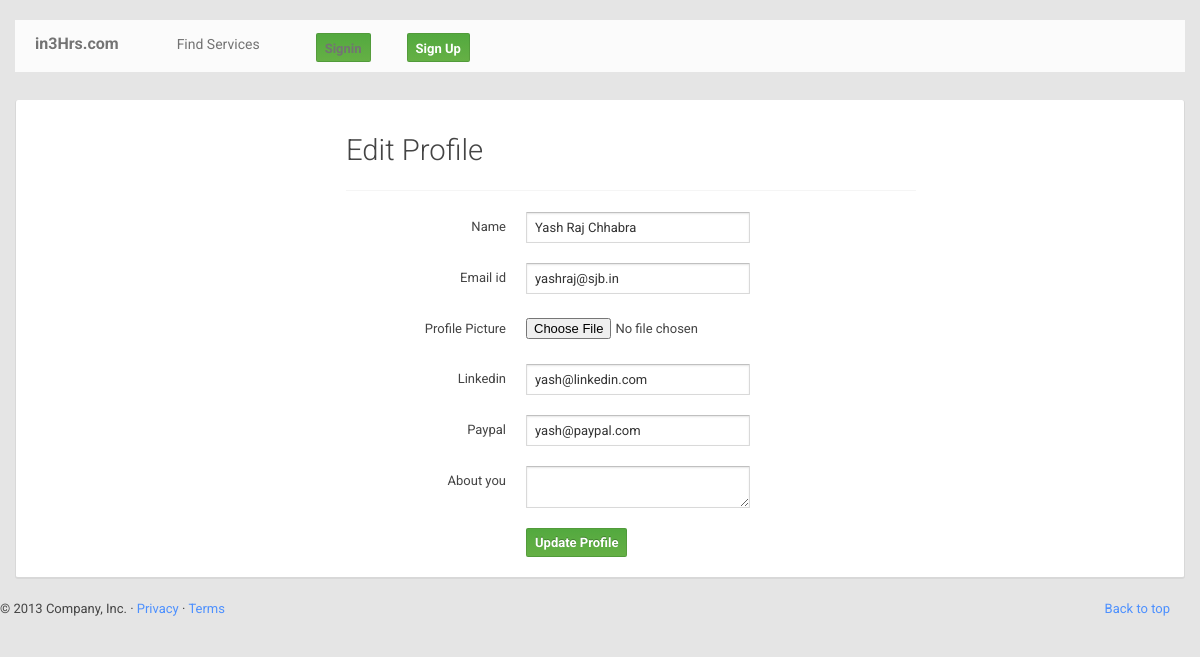
/public/user/index.php?edit=2, run on an earlier commit of the app's database.
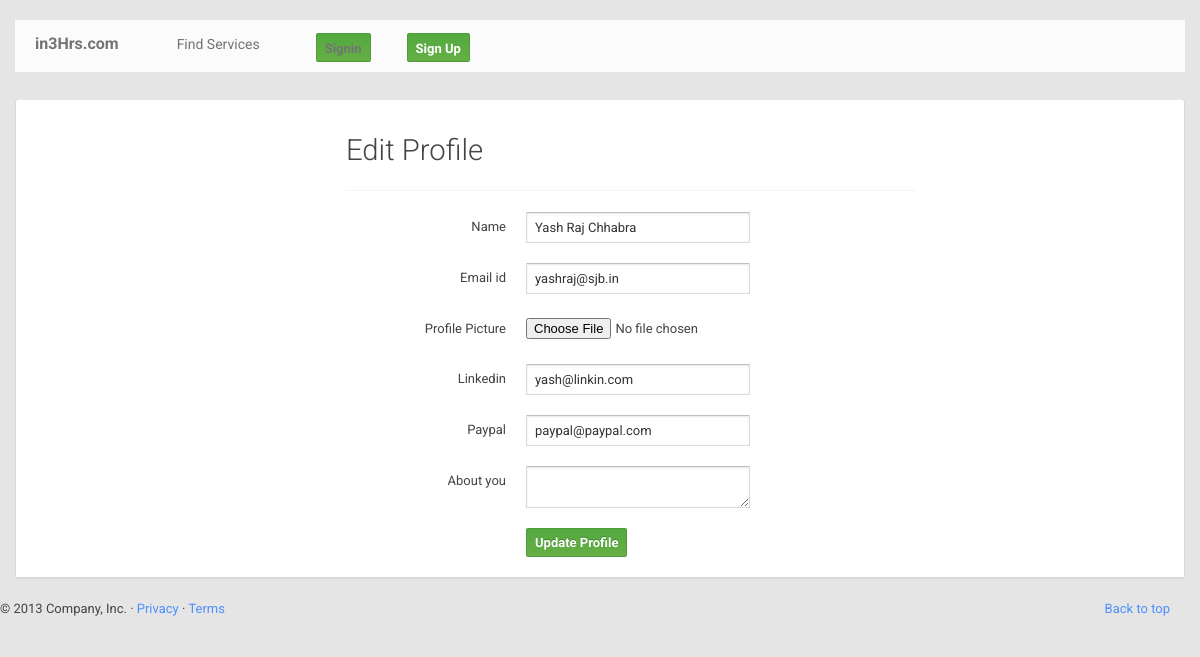
And on a later commit of the database.
### tables this page shows
CREATE TABLE IF NOT EXISTS `user` (
  `user_id` int(20) NOT NULL AUTO_INCREMENT,
  `name` varchar(20) NOT NULL,
  `email` text NOT NULL,
  `pass` varchar(20) NOT NULL,
  `linkedin` varchar(20) NOT NULL,
  `about` text NOT NULL,
  `picture` text NOT NULL,
  `paypal` varchar(20) NOT NULL,
  PRIMARY KEY (`user_id`)
);

### public/models/users.php (called while the page is built, shortened)
<?php
	class users{
		public function get_user_by_id($user_id){
			$con = create_connection();
			$sql_query=mysqli_query($con,"SELECT * FROM user WHERE user_id=$user_id") or die("query is wrong");
			$row2=mysqli_fetch_array($sql_query);
			$data[0]=$row2['name'];
			$data[1]=$row2['email'];
		    $data[2]=$row2['linkedin'];
		    $data[3]=$row2['about'];
		    $data[4]=$row2['picture'];
		    $data[5]=$row2['paypal'];
		    return($data);
		}
}
?>

### public/user/editprofile.html.php (the view, shortened to what this page needs)
<!DOCTYPE html>
<html lang="en">
  <head>
      <link rel="stylesheet" href="css/font-awesome.min.css">
      <link href="../css/bootplus.css" rel="stylesheet">
      <link href="../css/bootplus-responsive.css" rel="stylesheet">
      <link href="../css/custom.css" rel="stylesheet">
      <link href="../css/home.css" rel="stylesheet">
  </head>
  <body>
       <?php include '../includes/header.inc.php'; ?>
      <div class="container movedown">
      <div class="row ">
      <div class="card span12">
      <div class="span6 offset3" >
    <h2>Edit Profile</h2>
    <hr>
    <form class="form-horizontal" action="." method="POST" enctype="multipart/form-data">
      <div class="control-group">
      <label class="control-label">Name</label>
      <div class="controls">
      <input type="text" name="name" value="<?php echo $name; ?>"></input>
      </div>
      </div>
      <div class="control-group">
      <label class="control-label">Email id</label>
      <div class="controls">
      <input type="email" name="email" value="<?php echo $email; ?>"></input>
      </div>
      </div>
      <div class="control-group">
      <label class="control-label">Profile Picture</label>
      <div class="controls">
      <input type="file" name="picture"></input>
      </div>
      </div>
      <div class="control-group">
      <label class="control-label">Linkedin</label>
      <div class="controls">
      <input type="email"  name="linkedin" value="<?php echo $linkedin; ?>">
      </div>
      </div>
      <div class="control-group">
      <label class="control-label">Paypal</label>
      <div class="controls">
      <input type="email"  name="paypal" value="<?php echo $paypal; ?>">
      </div>
      </div>
      <div class="control-group">
      <label class="control-label">About you</label>
      <div class="controls">
      <textarea  name="about" value="<?php echo $about; ?>"></textarea>
      </div>
      </div>
      <div class="controls">
      <button type="submit" name="action"   class="btn btn-success">Update Profile</button>
    </form>
    </div>
    </div>
  </div>
    <div class="container">
      <footer>
        <p class="pull-right"><a href="#">Back to top</a></p>
        <p>&copy; 2013 Company, Inc. &middot; <a href="#">Privacy</a> &middot; <a href="#">Terms</a></p>
      </footer>
    </div>
  </body>
</html>

What changed in the data, as far as the page shows it:
changed user "Yash Raj Chhabra": linkedin "yash@linkedin.com" → "yash@linkin.com"; paypal "yash@paypal.com" → "paypal@paypal.com"
